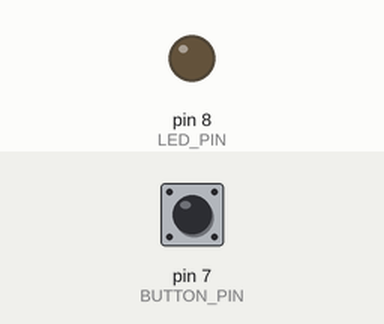
A sketch run on a simulated Arduino Uno, built with avr-gcc and run on an emulated ATmega328P. Parts: output pins drawn as LEDs (lit = HIGH). Inputs (shaded band) come from the test bench; at power-on: pin 7 (BUTTON_PIN) LOW.

Above: at 1.2 s.
1.3 s: pin 7 (BUTTON_PIN) pulled HIGH for 0.15 s
At 1.7 s:
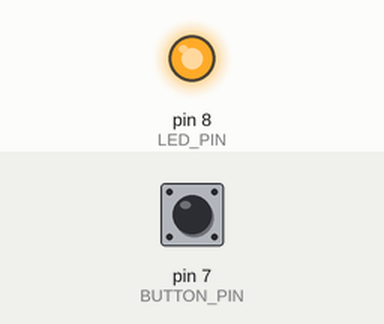
2.9 s: pin 7 (BUTTON_PIN) pulled HIGH for 1 s
At 4.2 s:
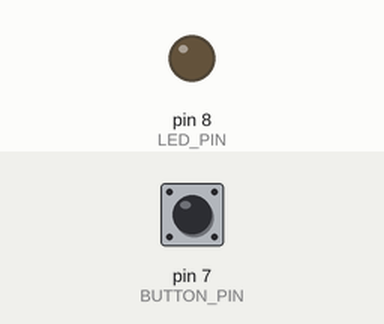
5.4 s: pin 7 (BUTTON_PIN) pulled HIGH for 3.2 s
At 8.9 s:
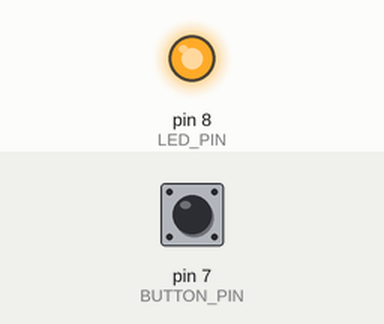
Timing chart, 0 to 10.4 s (numbered marks = the images above; inputs shaded):
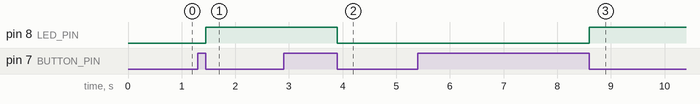

Measured:
- after the input at 1.3 s, pin 8 (LED_PIN): LOW → HIGH after 0.15 s
- after the input at 2.9 s, pin 8 (LED_PIN): HIGH → LOW after 1.0 s
- after the input at 5.4 s, pin 8 (LED_PIN): LOW → HIGH after 3.2 s

The sketch:

LED-BUTTON-CTRL.ino
```cpp
#define LED_PIN 8
#define BUTTON_PIN 7

bool lastButton;
bool ledState = LOW;

void setup() {
  pinMode(LED_PIN, OUTPUT);
  pinMode(BUTTON_PIN, INPUT);
  lastButton = digitalRead(BUTTON_PIN);
}

void loop() {
  bool button = digitalRead(BUTTON_PIN);

  // detect a press (HIGH -> LOW transition)
  if (lastButton==HIGH && button==LOW) {
    ledState=!ledState;
    digitalWrite(LED_PIN, ledState);
    delay(50);
  }
  lastButton = button;
}
```
